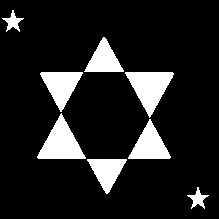
%> input picture Bab2/biner3.bmp, 219 x 219 px
$ octave Pseudo_code_2_21.m   (GNU Octave 9; MATLAB toolbox functions it lacks are replaced by stand-ins)
%> lines starting %> are read from the running program, lines starting %| are printed output that depends on the picture; in (x1, y1, x2, y2) boxes, pixels count from 0 and x2, y2 are one past the last pixel; in counts of white or black regions, pixels touching at a corner belong together; the program's own positions count from 1
clear all;                         % kosongkan semua variabel dalam sistim memori
f=im2bw(imread('biner3.bmp'));     % baca citra ‘biner3.bmp’,konversi ke citra biner
%> f: size 219x219 logical; 12.6% white; 8 white regions, largest, box (x1, y1, x2, y2) and area: (125, 72, 174, 118) 1178, (37, 113, 86, 159) 1170, (40, 72, 83, 112) 918
B=[1 1 1; 1 1 1; 1 1 1];           % Set matriks B dengan elemen 8 connectivity
figure(1), imshow(f);              % tampilkan citra biner f
 [N,M] = size(f);                  % baca ukuran citra f
%> N = 219; M = 219
[I,J] = size(B);                   % baca ukuran matriks B
I=floor(I/2);
J=floor(J/2);
for  n = I+1 : N-I,                % loop proses baris citra
    for  m = J+1 : M-J,            % loop proses kolom citra
        erosi=1;                   % Inisalisasi nilai erosi
        for i= -I:I                % loop proses erosi
            for j= -J:J
                 bit_erosi= bitand(B(I+1+i,J+1+j),f(n+i,m+j));    % opeasi logika AND
                 erosi= bitand(erosi,bit_erosi);                  % operasi logika AND
            end
        end
         Citra_erosi(n,m) = erosi;    % simpan hasil erosi kedalam matriks citra_erosi
    end
end
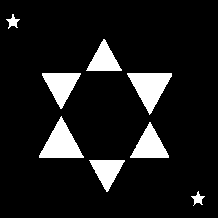
%> Citra_erosi: size 218x218 double; values 0 (black) and 1 (white), 10.3% white; 8 white regions, largest, box (x1, y1, x2, y2) and area: (127, 73, 172, 115) 993, (39, 116, 84, 158) 985, (42, 73, 81, 109) 756
 figure(2), imshow((Citra_erosi));    % tampilkan citra hasil erosi
 Citra_erosi1 =  imerode (f,B);       % Citra erosi menggunakan fungsi erosi pada Matlab
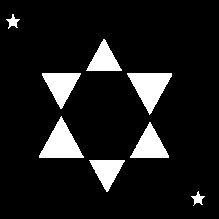
%> Citra_erosi1: size 219x219 logical; 10.2% white; 8 white regions, largest, box (x1, y1, x2, y2) and area: (127, 73, 172, 115) 993, (39, 116, 84, 158) 985, (42, 73, 81, 109) 756
 figure(3), imshow(Citra_erosi1);     % tampilkan citra hasil erosi.

$ run again, with Bab2/biner1.bmp copied over Bab2/biner3.bmp
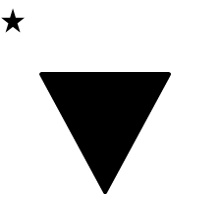
%> input picture Bab2/biner1.bmp, 219 x 219 px
%> `f=im2bw(imread('biner3.bmp'));`:
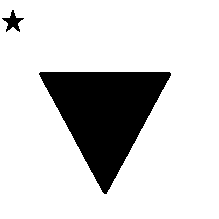
%> f: size 219x219 logical; 82.1% white; 2 black regions, box (x1, y1, x2, y2) and area: (39, 72, 171, 194) 8397, (2, 10, 24, 32) 191
%> `Citra_erosi1 =  imerode (f,B);`:
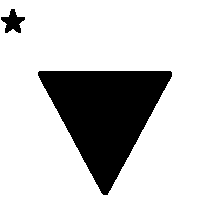
%> Citra_erosi1: size 219x219 logical; 80.8% white; 2 black regions, box (x1, y1, x2, y2) and area: (38, 71, 172, 195) 8909, (1, 9, 25, 33) 301
